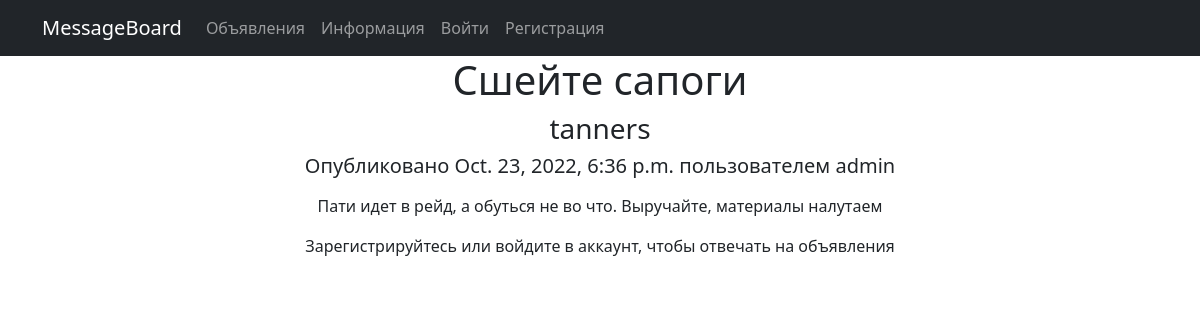
The app's page /8/ with its own data.
### board/models.py (models this page shows, shortened)
class Message(models.Model):
    author = models.ForeignKey(User, on_delete=models.CASCADE, blank=True, null=True)
    CATEGORIES = [
        ('tanks', 'Танки'),
        ('healers', 'Хилы'),
        ('dd', 'ДД'),
        ('merchants', 'Торговцы'),
        ('guildmasters', 'Гилдмастеры'),
        ('questgivers', 'Квестгиверы'),
        ('smiths', 'Кузнецы'),
        ('tanners', 'Кожевники'),
        ('potionmasters', 'Зельевары'),
        ('spellmasters', 'Мастера заклинаний'),
    ]
    category = models.CharField(max_length=100, choices=CATEGORIES, default='tanks')
    title = models.CharField(max_length=100, blank=True, null=False)
    content = RichTextUploadingField(blank=True, null=True, extra_plugins=['youtube'])
    post_time = models.DateTimeField(auto_now_add=True)

### board/views.py (the view)
# urls.py: path('<int:pk>/', MessageDetail.as_view(), name='message_detail'),
class MessageDetail(DetailView):
    model = Message
    template_name = 'message.html'
    context_object_name = 'message'

### templates/message.html (shortened to what this page needs)
{% extends 'flatpages/default.html' %}
{% block content %}
<h1>{{ message.title }}</h1>
<h3>{{ message.category }}</h3>
<h5> Опубликовано {{ message.post_time }} пользователем {{ message.author.username }} </h5>
<p>{{ message.content | safe }}</p>
{% if message.author == request.user %}
<button> <a href = {% url 'message_update' message.id %}> Редактировать объявление </a> <br> </button>
<button> <a href = {% url 'message_delete' message.id %}> Удалить объявление </a> <br> </button>
{% elif request.user.username %}
<button> <a href = {% url 'reply' message.id %}> Оставить отклик </a> <br> </button>
{% else%}
<p>Зарегистрируйтесь или войдите в аккаунт, чтобы отвечать на объявления</p>
{% endif %}
{% endblock content %}

### records on screen
Message: title "Сшейте сапоги", category "tanners", post_time "Oct. 23, 2022, 6:36 p.m.", author.username "admin", content "Пати идет в рейд, а обуться не во что. Выручайте, материалы налутаем"
